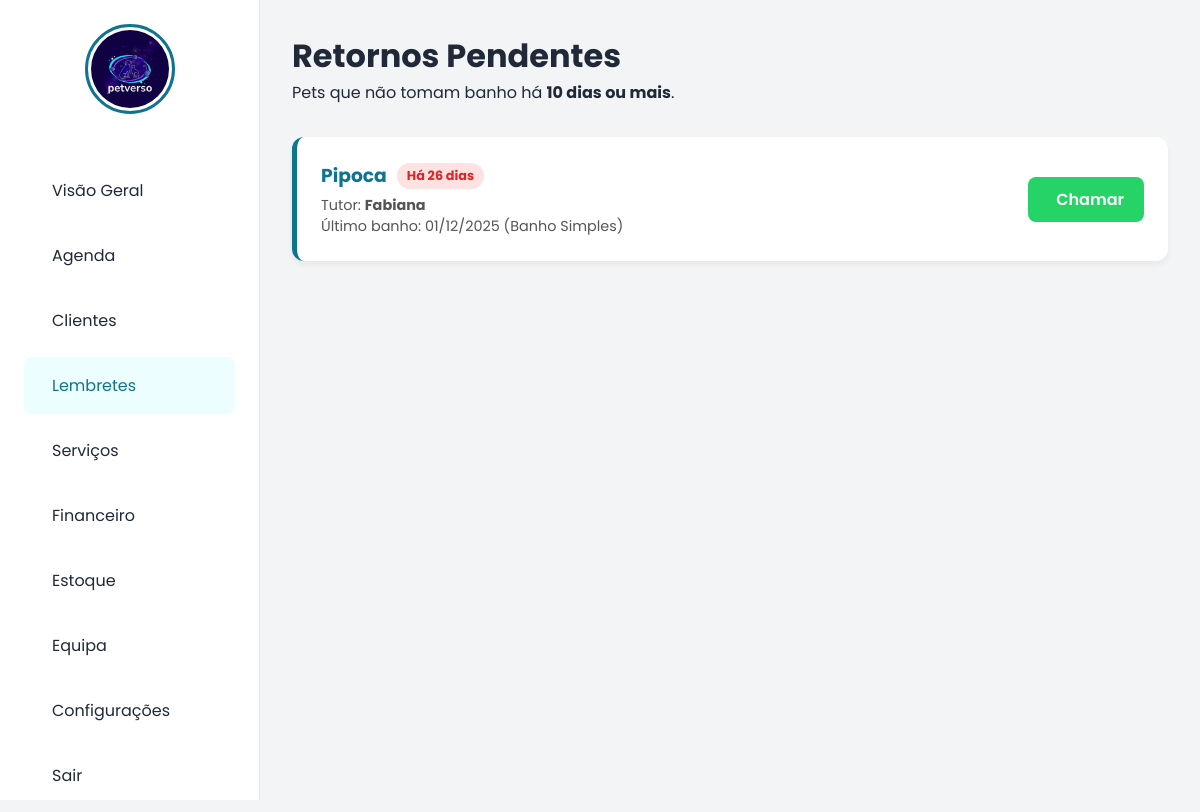
The page /lembretes (signed in) on the database its author committed.
### tables this page shows
CREATE TABLE agenda (
            id INTEGER PRIMARY KEY AUTOINCREMENT,
            nome_pet TEXT NOT NULL,
            servico TEXT NOT NULL,
            data TEXT NOT NULL,
            hora TEXT NOT NULL,
            status TEXT DEFAULT 'Agendado',
            observacoes TEXT
        , taxi TEXT, nome_tutor TEXT, cliente_id INTEGER);

### app.py (the view)
@app.route('/lembretes')
def lembretes():
    if 'user_id' not in session: return redirect('/login')
    conn = get_db_connection()
    config = get_config_dict(conn)
    msg_padrao = "Olá {tutor}! 🐾\nNotei que o(a) *{pet}* tomou banho há {dias} dias.\nQue tal agendar um horário? 🛁"
    mensagem_uso = config.get('msg_lembrete', msg_padrao) # Usa a do banco ou a padrão
    if not mensagem_uso: mensagem_uso = msg_padrao
    hoje = date.today()
    dias_corte = 10
    data_limite = (hoje - timedelta(days=dias_corte)).strftime('%Y-%m-%d')
    sql = '''
        SELECT a.id, MAX(a.data) as ultima_data, a.servico,
               c.nome_tutor, c.nome_pet, c.whatsapp
        FROM agenda a
        JOIN clientes c ON a.cliente_id = c.id
        WHERE a.status = 'Concluído'
        GROUP BY a.cliente_id
        HAVING ultima_data <= ?
        ORDER BY ultima_data ASC
    '''
    raw_lista = conn.execute(sql, (data_limite,)).fetchall()
    conn.close()
    lista_final = []
    for item in raw_lista:
        data_banho = datetime.strptime(item['ultima_data'], '%Y-%m-%d').date()
        dias_atras = (hoje - data_banho).days
        paciente = dict(item)
        paciente['dias_atras'] = dias_atras
        paciente['data_bonita'] = data_banho.strftime('%d/%m/%Y')
        lista_final.append(paciente)
    return render_template('lembretes.html',
                           lembretes=lista_final,
                           minimo_dias=dias_corte,
                           msg_template=mensagem_uso)

### app.py (called while the page is built)
@app.context_processor
def inject_cache_buster():
    return dict(cache_buster=time.time())

def get_db_connection():
    conn = sqlite3.connect(DB_NAME)
    conn.row_factory = sqlite3.Row # Permite chamar colunas pelo nome
    return conn

def tem_permissao(area):
    if 'user_id' not in session: return False
    if session.get('cargo') == 'gerente': return True
    permissoes_usuario = session.get('permissoes', '')
    if not permissoes_usuario: return False
    lista = permissoes_usuario.split(',')
    return area in lista

def get_config_dict(conn):
    linhas = conn.execute("SELECT chave, valor FROM configuracoes").fetchall()
    dados = {linha['chave']: linha['valor'] for linha in linhas}
    return dados

### templates/lembretes.html (shortened to what this page needs)
<!DOCTYPE html>
<html lang="pt-pt">
<head>
    <link rel="stylesheet" href="/static/style.css">
</head>
<body>
    <nav class="sidebar">
        <div class="sidebar-header">
            <img src="{{ url_for('static', filename='logo.png') }}?v={{ cache_buster }}" alt="Logo" class="logo-circulo">
        </div>
        <a href="/dashboard" class="menu-item"> Visão Geral</a>
        {% if tem_permissao('agenda') %}
        <a href="/agenda" class="menu-item"> Agenda</a>
        {% endif %}
        {% if tem_permissao('clientes') %}
        <a href="/clientes" class="menu-item"> Clientes</a>
        {% endif %}
        <a href="/lembretes" class="menu-item active"> Lembretes</a>
        {% if tem_permissao('servicos') %}
        <a href="/servicos" class="menu-item"> Serviços</a>
        {% endif %}
        {% if tem_permissao('financeiro') %}
        <a href="/financeiro" class="menu-item"> Financeiro</a>
        {% endif %}
        {% if tem_permissao('estoque') %}
        <a href="/estoque" class="menu-item"> Estoque</a>
        {% endif %}
        {% if session['cargo'] == 'gerente' %}
        <a href="/equipa" class="menu-item"> Equipa</a>
        {% endif %}
        <a href="/configuracoes" class="menu-item"> Configurações</a>
        <div style="margin-top: auto;">
            <a href="/logout" class="menu-item"> Sair</a>
        </div>
    </nav>
    <main class="main-content">
        <div style="margin-bottom: 2rem;">
            <h1> Retornos Pendentes</h1>
            <p style="color: var(--text-light);">
                Pets que não tomam banho há <strong>{{ minimo_dias }} dias ou mais</strong>.
            </p>
        </div>
        {% for item in lembretes %}
        <div class="reminder-card">
            <div>
                <div style="display: flex; align-items: center; gap: 10px; margin-bottom: 5px;">
                    <h3 style="color: var(--primary-color); margin: 0;">{{ item['nome_pet'] }}</h3>
                    <span class="tag-dias">Há {{ item['dias_atras'] }} dias</span>
                </div>
                <p style="font-size: 0.9rem; color: #555;">
                     Tutor: <strong>{{ item['nome_tutor'] }}</strong><br>
                     Último banho: {{ item['data_bonita'] }} ({{ item['servico'] }})
                </p>
            </div>
            <a href="#" onclick="enviarZap(this, '{{ item['whatsapp'] }}', '{{ item['nome_tutor'] }}', '{{ item['nome_pet'] }}', '{{ item['dias_atras'] }}')" class="btn-zap">
                 Chamar
            </a>
        </div>
        {% else %}
        <div style="text-align: center; padding: 3rem; color: #999; background: white; border-radius: 12px;">
            <i class="ph ph-check-circle" style="font-size: 3rem; margin-bottom: 10px; color: #d1d5db;"></i>
            <p>Tudo em dia! Nenhum cliente atrasado por enquanto.</p>
        </div>
        {% endfor %}
    </main>
</body>
</html>

### static/style.css (style rules this page uses)
:root { --primary-color: #0e7490; --bg-color: #f3f4f6; --text-dark: #1f2937; }
* { margin: 0; padding: 0; box-sizing: border-box; font-family: 'Poppins', sans-serif; }
body { background-color: var(--bg-color); color: var(--text-dark); display: flex; height: 100vh; overflow: hidden; }
.sidebar { width: 260px; background: white; border-right: 1px solid #e5e7eb; padding: 1.5rem; display: flex; flex-direction: column; flex-shrink: 0; }
.sidebar-header { margin-bottom: 3rem; display: flex; justify-content: center; }
.logo-circulo { width: 90px; height: 90px; border-radius: 50%; object-fit: cover; border: 3px solid var(--primary-color); padding: 3px; }
.menu-item { display: flex; align-items: center; gap: 12px; padding: 1rem; color: var(--text-dark); text-decoration: none; border-radius: 8px; margin-bottom: 0.5rem; transition: 0.3s; }
.menu-item:hover, .menu-item.active { background-color: #ecfeff; color: var(--primary-color); }
.main-content { flex: 1; padding: 2rem; overflow-y: auto; }

### templates/lembretes.html (style rules this page uses)
.reminder-card { background: white; padding: 1.5rem; border-radius: 12px; box-shadow: 0 4px 6px rgba(0,0,0,0.05); display: flex; justify-content: space-between; align-items: center; margin-bottom: 15px; border-left: 5px solid var(--primary-color); }
.btn-zap { background-color: #25D366; color: white; border: none; padding: 10px 20px; border-radius: 8px; cursor: pointer; display: flex; align-items: center; gap: 8px; text-decoration: none; font-weight: 600; transition: 0.2s; }
.tag-dias { background: #fee2e2; color: #dc2626; padding: 4px 10px; border-radius: 20px; font-size: 0.8rem; font-weight: bold; }

### rows shown on the page
agenda: nome_pet "Pipoca", dias_atras "26", nome_tutor "Fabiana", data_bonita "01/12/2025", servico "Banho Simples"

### other values the page prints
{{ minimo_dias }} "10"
